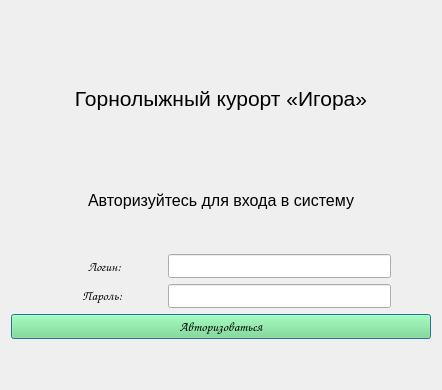
<?xml version="1.0" encoding="UTF-8"?>
<ui version="4.0">
 <class>Dialog</class>
 <widget class="QDialog" name="Dialog">
  <property name="geometry">
   <rect>
    <x>0</x>
    <y>0</y>
    <width>442</width>
    <height>390</height>
   </rect>
  </property>
  <property name="palette">
   <palette>
    <active>
     <colorrole role="Button">
      <brush brushstyle="SolidPattern">
       <color alpha="255">
        <red>118</red>
        <green>227</green>
        <blue>131</blue>
       </color>
      </brush>
     </colorrole>
    </active>
    <inactive>
     <colorrole role="Button">
      <brush brushstyle="SolidPattern">
       <color alpha="255">
        <red>118</red>
        <green>227</green>
        <blue>131</blue>
       </color>
      </brush>
     </colorrole>
    </inactive>
    <disabled>
     <colorrole role="Button">
      <brush brushstyle="SolidPattern">
       <color alpha="255">
        <red>118</red>
        <green>227</green>
        <blue>131</blue>
       </color>
      </brush>
     </colorrole>
    </disabled>
   </palette>
  </property>
  <property name="windowTitle">
   <string>Dialog</string>
  </property>
  <layout class="QVBoxLayout" name="verticalLayout" stretch="0,1,1,1,1,1,0">
   <item>
    <spacer name="verticalSpacer">
     <property name="orientation">
      <enum>Qt::Vertical</enum>
     </property>
     <property name="sizeHint" stdset="0">
      <size>
       <width>20</width>
       <height>40</height>
      </size>
     </property>
    </spacer>
   </item>
   <item>
    <layout class="QHBoxLayout" name="horizontalLayout_2">
     <item>
      <widget class="QLabel" name="label_9">
       <property name="text">
        <string>&lt;html&gt;&lt;head/&gt;&lt;body&gt;&lt;p&gt;&lt;span style=&quot; font-size:16pt;&quot;&gt;Горнолыжный курорт «Игора»&lt;/span&gt;&lt;/p&gt;&lt;/body&gt;&lt;/html&gt;</string>
       </property>
       <property name="alignment">
        <set>Qt::AlignCenter</set>
       </property>
      </widget>
     </item>
    </layout>
   </item>
   <item>
    <widget class="QLabel" name="label_8">
     <property name="text">
      <string>&lt;html&gt;&lt;head/&gt;&lt;body&gt;&lt;p align=&quot;center&quot;&gt;&lt;span style=&quot; font-size:12pt;&quot;&gt;Авторизуйтесь для входа в систему&lt;/span&gt;&lt;/p&gt;&lt;/body&gt;&lt;/html&gt;</string>
     </property>
    </widget>
   </item>
   <item>
    <layout class="QHBoxLayout" name="horizontalLayout_4" stretch="1,0,2,0">
     <item alignment="Qt::AlignRight">
      <widget class="QLabel" name="label">
       <property name="font">
        <font>
         <family>Comic Sans MS</family>
         <pointsize>10</pointsize>
        </font>
       </property>
       <property name="text">
        <string>Логин:</string>
       </property>
      </widget>
     </item>
     <item>
      <spacer name="horizontalSpacer_4">
       <property name="orientation">
        <enum>Qt::Horizontal</enum>
       </property>
       <property name="sizeHint" stdset="0">
        <size>
         <width>40</width>
         <height>20</height>
        </size>
       </property>
      </spacer>
     </item>
     <item>
      <widget class="QLineEdit" name="line_log">
       <property name="font">
        <font>
         <family>Comic Sans MS</family>
        </font>
       </property>
      </widget>
     </item>
     <item>
      <spacer name="horizontalSpacer">
       <property name="orientation">
        <enum>Qt::Horizontal</enum>
       </property>
       <property name="sizeHint" stdset="0">
        <size>
         <width>40</width>
         <height>20</height>
        </size>
       </property>
      </spacer>
     </item>
    </layout>
   </item>
   <item>
    <layout class="QHBoxLayout" name="horizontalLayout_3" stretch="1,0,2,0">
     <item>
      <widget class="QLabel" name="label_6">
       <property name="font">
        <font>
         <family>Comic Sans MS</family>
        </font>
       </property>
       <property name="text">
        <string>&lt;html&gt;&lt;head/&gt;&lt;body&gt;&lt;p align=&quot;right&quot;&gt;&lt;span style=&quot; font-size:10pt;&quot;&gt;Пароль:&lt;/span&gt;&lt;/p&gt;&lt;/body&gt;&lt;/html&gt;</string>
       </property>
      </widget>
     </item>
     <item>
      <spacer name="horizontalSpacer_3">
       <property name="orientation">
        <enum>Qt::Horizontal</enum>
       </property>
       <property name="sizeHint" stdset="0">
        <size>
         <width>40</width>
         <height>20</height>
        </size>
       </property>
      </spacer>
     </item>
     <item>
      <widget class="QLineEdit" name="line_pas">
       <property name="font">
        <font>
         <family>Comic Sans MS</family>
        </font>
       </property>
      </widget>
     </item>
     <item>
      <spacer name="horizontalSpacer_2">
       <property name="orientation">
        <enum>Qt::Horizontal</enum>
       </property>
       <property name="sizeHint" stdset="0">
        <size>
         <width>40</width>
         <height>20</height>
        </size>
       </property>
      </spacer>
     </item>
    </layout>
   </item>
   <item>
    <widget class="QPushButton" name="autorization_btn">
     <property name="palette">
      <palette>
       <active>
        <colorrole role="WindowText">
         <brush brushstyle="SolidPattern">
          <color alpha="255">
           <red>0</red>
           <green>0</green>
           <blue>0</blue>
          </color>
         </brush>
        </colorrole>
        <colorrole role="Button">
         <brush brushstyle="SolidPattern">
          <color alpha="255">
           <red>118</red>
           <green>227</green>
           <blue>131</blue>
          </color>
         </brush>
        </colorrole>
        <colorrole role="Light">
         <brush brushstyle="SolidPattern">
          <color alpha="255">
           <red>218</red>
           <green>255</green>
           <blue>222</blue>
          </color>
         </brush>
        </colorrole>
        <colorrole role="Midlight">
         <brush brushstyle="SolidPattern">
          <color alpha="255">
           <red>168</red>
           <green>241</green>
           <blue>176</blue>
          </color>
         </brush>
        </colorrole>
        <colorrole role="Dark">
         <brush brushstyle="SolidPattern">
          <color alpha="255">
           <red>59</red>
           <green>113</green>
           <blue>66</blue>
          </color>
         </brush>
        </colorrole>
        <colorrole role="Mid">
         <brush brushstyle="SolidPattern">
          <color alpha="255">
           <red>79</red>
           <green>151</green>
           <blue>87</blue>
          </color>
         </brush>
        </colorrole>
        <colorrole role="Text">
         <brush brushstyle="SolidPattern">
          <color alpha="255">
           <red>0</red>
           <green>0</green>
           <blue>0</blue>
          </color>
         </brush>
        </colorrole>
        <colorrole role="BrightText">
         <brush brushstyle="SolidPattern">
          <color alpha="255">
           <red>255</red>
           <green>255</green>
           <blue>255</blue>
          </color>
         </brush>
        </colorrole>
        <colorrole role="ButtonText">
         <brush brushstyle="SolidPattern">
          <color alpha="255">
           <red>0</red>
           <green>0</green>
           <blue>0</blue>
          </color>
         </brush>
        </colorrole>
        <colorrole role="Base">
         <brush brushstyle="SolidPattern">
          <color alpha="255">
           <red>255</red>
           <green>255</green>
           <blue>255</blue>
          </color>
         </brush>
        </colorrole>
        <colorrole role="Window">
         <brush brushstyle="SolidPattern">
          <color alpha="255">
           <red>255</red>
           <green>255</green>
           <blue>255</blue>
          </color>
         </brush>
        </colorrole>
        <colorrole role="Shadow">
         <brush brushstyle="SolidPattern">
          <color alpha="255">
           <red>0</red>
           <green>0</green>
           <blue>0</blue>
          </color>
         </brush>
        </colorrole>
        <colorrole role="AlternateBase">
         <brush brushstyle="SolidPattern">
          <color alpha="255">
           <red>186</red>
           <green>241</green>
           <blue>193</blue>
          </color>
         </brush>
        </colorrole>
        <colorrole role="ToolTipBase">
         <brush brushstyle="SolidPattern">
          <color alpha="255">
           <red>255</red>
           <green>255</green>
           <blue>220</blue>
          </color>
         </brush>
        </colorrole>
        <colorrole role="ToolTipText">
         <brush brushstyle="SolidPattern">
          <color alpha="255">
           <red>0</red>
           <green>0</green>
           <blue>0</blue>
          </color>
         </brush>
        </colorrole>
       </active>
       <inactive>
        <colorrole role="WindowText">
         <brush brushstyle="SolidPattern">
          <color alpha="255">
           <red>0</red>
           <green>0</green>
           <blue>0</blue>
          </color>
         </brush>
        </colorrole>
        <colorrole role="Button">
         <brush brushstyle="SolidPattern">
          <color alpha="255">
           <red>118</red>
           <green>227</green>
           <blue>131</blue>
          </color>
         </brush>
        </colorrole>
        <colorrole role="Light">
         <brush brushstyle="SolidPattern">
          <color alpha="255">
           <red>218</red>
           <green>255</green>
           <blue>222</blue>
          </color>
         </brush>
        </colorrole>
        <colorrole role="Midlight">
         <brush brushstyle="SolidPattern">
          <color alpha="255">
           <red>168</red>
           <green>241</green>
           <blue>176</blue>
          </color>
         </brush>
        </colorrole>
        <colorrole role="Dark">
         <brush brushstyle="SolidPattern">
          <color alpha="255">
           <red>59</red>
           <green>113</green>
           <blue>66</blue>
          </color>
         </brush>
        </colorrole>
        <colorrole role="Mid">
         <brush brushstyle="SolidPattern">
          <color alpha="255">
           <red>79</red>
           <green>151</green>
           <blue>87</blue>
          </color>
         </brush>
        </colorrole>
        <colorrole role="Text">
         <brush brushstyle="SolidPattern">
          <color alpha="255">
           <red>0</red>
           <green>0</green>
           <blue>0</blue>
          </color>
         </brush>
        </colorrole>
        <colorrole role="BrightText">
         <brush brushstyle="SolidPattern">
          <color alpha="255">
           <red>255</red>
           <green>255</green>
           <blue>255</blue>
          </color>
         </brush>
        </colorrole>
        <colorrole role="ButtonText">
         <brush brushstyle="SolidPattern">
          <color alpha="255">
           <red>0</red>
           <green>0</green>
           <blue>0</blue>
          </color>
         </brush>
        </colorrole>
        <colorrole role="Base">
         <brush brushstyle="SolidPattern">
          <color alpha="255">
           <red>255</red>
           <green>255</green>
           <blue>255</blue>
          </color>
         </brush>
        </colorrole>
        <colorrole role="Window">
         <brush brushstyle="SolidPattern">
          <color alpha="255">
           <red>255</red>
           <green>255</green>
           <blue>255</blue>
          </color>
         </brush>
        </colorrole>
        <colorrole role="Shadow">
         <brush brushstyle="SolidPattern">
          <color alpha="255">
           <red>0</red>
           <green>0</green>
           <blue>0</blue>
          </color>
         </brush>
        </colorrole>
        <colorrole role="AlternateBase">
         <brush brushstyle="SolidPattern">
          <color alpha="255">
           <red>186</red>
           <green>241</green>
           <blue>193</blue>
          </color>
         </brush>
        </colorrole>
        <colorrole role="ToolTipBase">
         <brush brushstyle="SolidPattern">
          <color alpha="255">
           <red>255</red>
           <green>255</green>
           <blue>220</blue>
          </color>
         </brush>
        </colorrole>
        <colorrole role="ToolTipText">
         <brush brushstyle="SolidPattern">
          <color alpha="255">
           <red>0</red>
           <green>0</green>
           <blue>0</blue>
          </color>
         </brush>
        </colorrole>
       </inactive>
       <disabled>
        <colorrole role="WindowText">
         <brush brushstyle="SolidPattern">
          <color alpha="255">
           <red>59</red>
           <green>113</green>
           <blue>66</blue>
          </color>
         </brush>
        </colorrole>
        <colorrole role="Button">
         <brush brushstyle="SolidPattern">
          <color alpha="255">
           <red>118</red>
           <green>227</green>
           <blue>131</blue>
          </color>
         </brush>
        </colorrole>
        <colorrole role="Light">
         <brush brushstyle="SolidPattern">
          <color alpha="255">
           <red>218</red>
           <green>255</green>
           <blue>222</blue>
          </color>
         </brush>
        </colorrole>
        <colorrole role="Midlight">
         <brush brushstyle="SolidPattern">
          <color alpha="255">
           <red>168</red>
           <green>241</green>
           <blue>176</blue>
          </color>
         </brush>
        </colorrole>
        <colorrole role="Dark">
         <brush brushstyle="SolidPattern">
          <color alpha="255">
           <red>59</red>
           <green>113</green>
           <blue>66</blue>
          </color>
         </brush>
        </colorrole>
        <colorrole role="Mid">
         <brush brushstyle="SolidPattern">
          <color alpha="255">
           <red>79</red>
           <green>151</green>
           <blue>87</blue>
          </color>
         </brush>
        </colorrole>
        <colorrole role="Text">
         <brush brushstyle="SolidPattern">
          <color alpha="255">
           <red>59</red>
           <green>113</green>
           <blue>66</blue>
          </color>
         </brush>
        </colorrole>
        <colorrole role="BrightText">
         <brush brushstyle="SolidPattern">
          <color alpha="255">
           <red>255</red>
           <green>255</green>
           <blue>255</blue>
          </color>
         </brush>
        </colorrole>
        <colorrole role="ButtonText">
         <brush brushstyle="SolidPattern">
          <color alpha="255">
           <red>59</red>
           <green>113</green>
           <blue>66</blue>
          </color>
         </brush>
        </colorrole>
        <colorrole role="Base">
         <brush brushstyle="SolidPattern">
          <color alpha="255">
           <red>255</red>
           <green>255</green>
           <blue>255</blue>
          </color>
         </brush>
        </colorrole>
        <colorrole role="Window">
         <brush brushstyle="SolidPattern">
          <color alpha="255">
           <red>255</red>
           <green>255</green>
           <blue>255</blue>
          </color>
         </brush>
        </colorrole>
        <colorrole role="Shadow">
         <brush brushstyle="SolidPattern">
          <color alpha="255">
           <red>0</red>
           <green>0</green>
           <blue>0</blue>
          </color>
         </brush>
        </colorrole>
        <colorrole role="AlternateBase">
         <brush brushstyle="SolidPattern">
          <color alpha="255">
           <red>118</red>
           <green>227</green>
           <blue>131</blue>
          </color>
         </brush>
        </colorrole>
        <colorrole role="ToolTipBase">
         <brush brushstyle="SolidPattern">
          <color alpha="255">
           <red>255</red>
           <green>255</green>
           <blue>220</blue>
          </color>
         </brush>
        </colorrole>
        <colorrole role="ToolTipText">
         <brush brushstyle="SolidPattern">
          <color alpha="255">
           <red>0</red>
           <green>0</green>
           <blue>0</blue>
          </color>
         </brush>
        </colorrole>
       </disabled>
      </palette>
     </property>
     <property name="font">
      <font>
       <family>Comic Sans MS</family>
       <pointsize>10</pointsize>
      </font>
     </property>
     <property name="text">
      <string>Авторизоваться</string>
     </property>
    </widget>
   </item>
   <item>
    <spacer name="verticalSpacer_2">
     <property name="orientation">
      <enum>Qt::Vertical</enum>
     </property>
     <property name="sizeHint" stdset="0">
      <size>
       <width>20</width>
       <height>40</height>
      </size>
     </property>
    </spacer>
   </item>
  </layout>
 </widget>
 <resources/>
 <connections/>
</ui>
